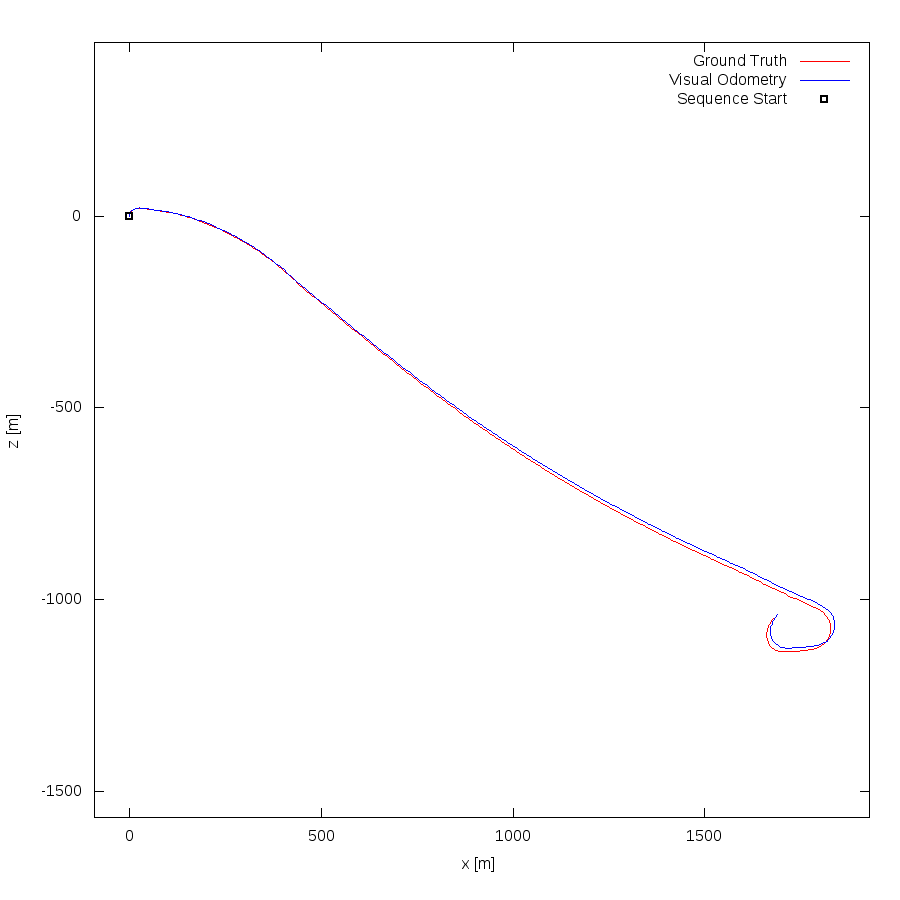

This figure's gnuplot source:
set term postscript eps enhanced color
set output "01.eps"
set size ratio -1
set xrange [-91:1929]
set yrange [-1568:453]
set xlabel "x [m]"
set ylabel "z [m]"
plot "01.txt" using 1:2 lc rgb "#FF0000" title 'Ground Truth' w lines,"01.txt" using 3:4 lc rgb "#0000FF" title 'Visual Odometry' w lines,"< head -1 01.txt" using 1:2 lc rgb "#000000" pt 4 ps 1 lw 2 title 'Sequence Start' w points
